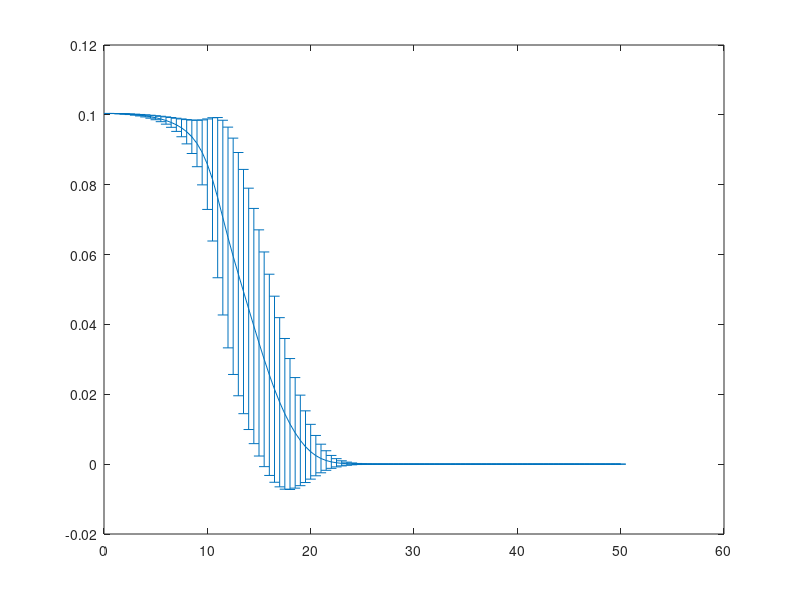

The MATLAB source for this figure:
% Parameter initialization 
clear
t = 0:0.5:50;                       % s
koff = 1.5;                     % 1/s
kon = 0.16;                     % 1/um2s
cl = [90];                       % # molecules / um2
D = 2;                          % um2/s  
b = 8./1000;                    % reaction zone in um 
scale= (1).*1e-9;               % Barrier
Temp = 1.381e-23.*307.15;       % Temperatue  kelvin
kappa = [5].*1e-20;                  % Bending modulus
sigmai = 2e-7;                   % Membrane tension
R_ini  = 10.*1e-6 + (15e-6-5e-6).*rand(1,100);
r0_ini  = sqrt(kappa./(2.*sigmai));
Lc = (((Temp)./(4.*pi.*kappa)).*((R_ini.^2)./r0_ini)).*1e6;
np = 1;
pos = 0;
V= 0 ;
koofre=0;
Vt=0;
post=0;
%%
%Calculations
% figure(1) ;
count=0;
for j =1:length(R_ini)
    count = count+1;
    V=0;
    pos=0;
    counti=0;
for i=2:length (t)
    counti=counti+1;
betat = 1.0/Temp;
beta_ini = ((4.*pi.*kappa(1)).*betat).*(r0_ini(1)./( R_ini(j).^2));          
sigma = sigmai.*exp (beta_ini.*(pos(end).*1e-6)); 
F0=(2.*pi.*sqrt(2.*kappa(1).*sigma));%+2.*pi*1.63e9*16e-18*(V(i).*1e-6)*(log(R_ini/r0_ini )); 
koofre = koff.*exp(((F0.*scale.*betat)./np(1))); 
%%
%Equation
V(i) = b.*((kon.*cl(1))-koofre);
pos (i) = pos (i-1)+V(i).*t(i);
% if pos (i)<=0
%     pos (i)=0;
% end

end
% subplot (1,2,1)
%   plot (t(2:end),V(2:end));hold on;
%   subplot(1,2,2)
%   plot (t(2:end),pos(2:end));hold on;
 Vt (1:length(V),count)=V;
 post (1:length(pos),count)=pos;
 drawnow;
 
end
%% 
% for k = 1:size (Vt,2)
%    if Vt(2,k)>0
%        Is = Vt (2:end,k);
%      stgsv = [max(Is), 20, 3, min(Is)];
%     [estimates,eval] = fit_survival(t(2:end)', Is, stgsv);% MT reference
%     figure(1);plot(t(2:end),Is,'b-o',t(2:end),eval,'r-');hold on
% xlim([0 100])
% ylim([0 0.2])
%     
%     reftipr= estimates(2);
%     factor=abs(t-reftipr);
%     [col,ix(k)]=min (factor);
%    else
%        ix(k)=NaN;
%    end
%     
% end


%%
%plotting 
meanv=mean (Vt,2);
stdv = std (Vt,[],2)
 %errorbar(Exp1(:,1),Exp1(:,2),Exp1(:,3),'o');hold on
  errorbar(t(2:end),meanv(2:end),stdv(2:end));
 % plot(t(2:end),meanv(2:end));
%errorbar(Exp200(:,1),Exp200(:,2),Exp200(:,3),'o');
% xlim([0 60])
% ylim([0 0.2])

% A = b*kon;
% B = b*koff;
%  f = @ (cl,y) b*((kon*cl)-(koff.*exp(y)));
% % x0 = [500,1]; 
% % [xmin, fval] = fminsearch(@(x)f(x(1),x(2)), x0)
% %x = linspace(1,10,20);
% y = linspace(0,4,length(cl));
%  figure (2)
%  [CL,Y] = meshgrid(cl,y);
%  surf(CL,Y,f(CL,Y), 'EdgeColor','none', 'FaceAlpha',0.5)
% hold on
% plot3(xmin(1),xmin(2), f(xmin(1),xmin(2)), 'gp', 'MarkerSize', 10, 'MarkerFaceColor','g')
% hold off
% xlabel('X')
% ylabel('Y')
